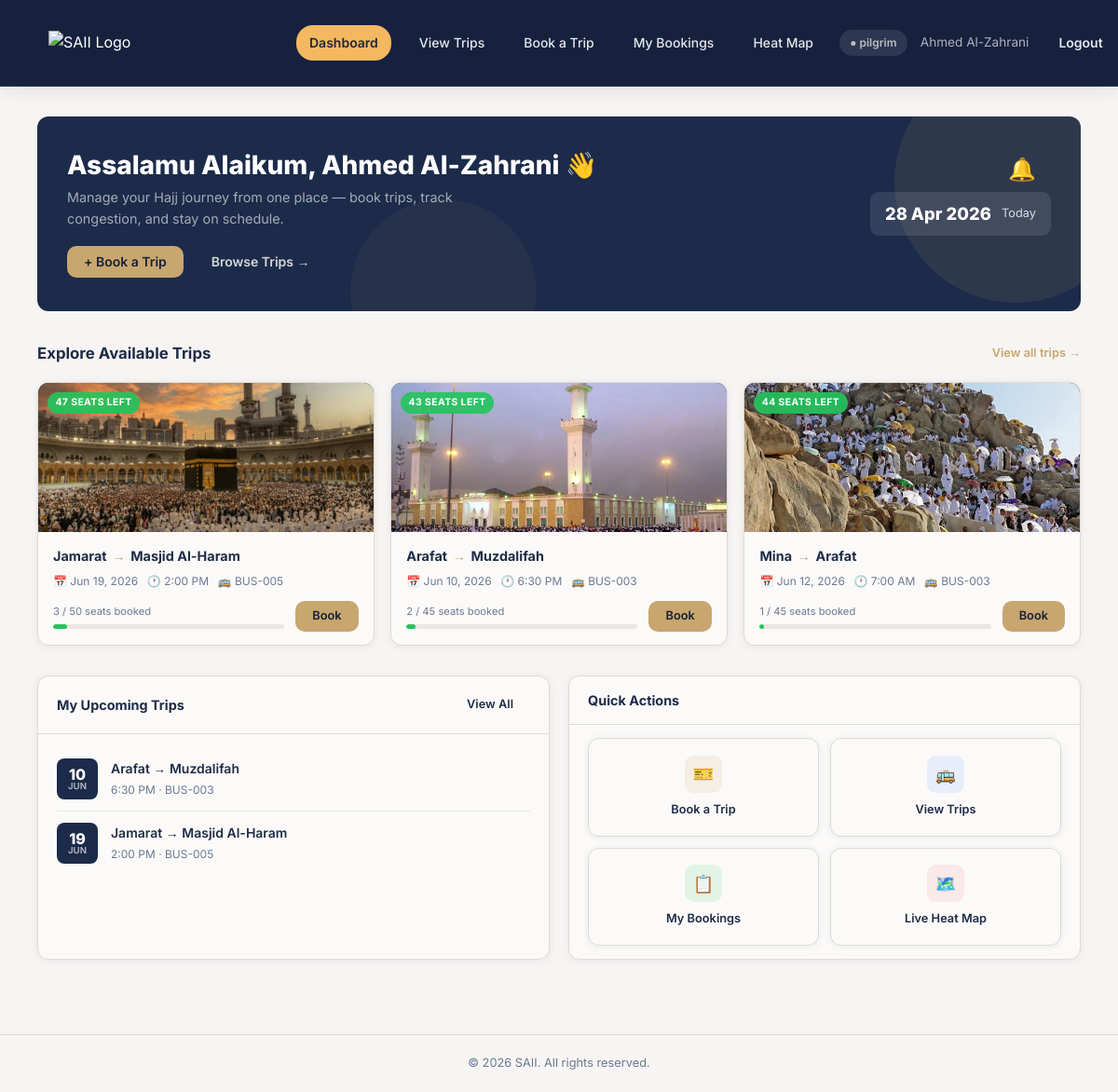
The page /user-dashboard.php (signed in) on the database its author committed.
### tables this page shows
CREATE TABLE `trip` (
  `TripID` int(11) NOT NULL,
  `Origin` varchar(100) NOT NULL,
  `Destination` varchar(100) NOT NULL,
  `DepartureDate` date NOT NULL,
  `DepartureTime` time NOT NULL,
  `TotalSeats` int(11) NOT NULL,
  `AvailableSeats` int(11) NOT NULL,
  `Status` enum('Confirmed','Completed','Cancelled') NOT NULL,
  `Pickup_Location` varchar(150) DEFAULT NULL,
  `BusID` int(11) NOT NULL,
  `AdminID` int(11) NOT NULL
);

CREATE TABLE `bus` (
  `BusID` int(11) NOT NULL,
  `Bus_Number` varchar(50) NOT NULL,
  `Capacity` int(11) NOT NULL,
  `Status` enum('Active','Maintenance') NOT NULL,
  `Driver_Name` varchar(100) NOT NULL,
  `Driver_Phone` varchar(20) NOT NULL
);

### user-dashboard.php (the view, shortened to what this page needs)
<?php
include('db_connection.php');
$userID = $_SESSION['UserID'];
$pilgrimID = null;
$stmt = $conn->prepare("
    SELECT PilgrimID
    FROM pilgrim
    WHERE UserID = ?
    LIMIT 1
");
$stmt->bind_param("i", $userID);
$stmt->execute();
$result = $stmt->get_result();
if ($row = $result->fetch_assoc()) {
    $pilgrimID = $row['PilgrimID'];
}
$trips = [];
$tripsResult = $conn->query("
    SELECT
        t.TripID,
        t.Origin,
        t.Destination,
        t.DepartureDate,
        t.DepartureTime,
        t.TotalSeats,
        t.AvailableSeats,
        t.Status,
        b.Bus_Number,
        (t.TotalSeats - t.AvailableSeats) AS BookedSeats,
        CASE
            WHEN t.TotalSeats > 0
            THEN ROUND(((t.TotalSeats - t.AvailableSeats) / t.TotalSeats) * 100)
            ELSE 0
        END AS FillPercent
    FROM trip t
    JOIN bus b ON t.BusID = b.BusID
    WHERE
        t.Status = 'Confirmed'
        AND t.DepartureDate >= CURDATE()
        AND t.TotalSeats > 0
    ORDER BY
        BookedSeats DESC,
        t.DepartureDate ASC,
        t.DepartureTime ASC
    LIMIT 3
");
while ($row = $tripsResult->fetch_assoc()) {
    $trips[] = $row;
}
$myBookings = [];
$stmt = $conn->prepare("
    SELECT t.Origin, t.Destination, t.DepartureDate, t.DepartureTime, b.Bus_Number
    FROM booking bk
    JOIN trip t ON bk.TripID = t.TripID
    JOIN bus b ON t.BusID = b.BusID
    WHERE bk.PilgrimID = ?
      AND bk.BookingStatus = 'Confirmed'
      AND t.Status = 'Confirmed'
    ORDER BY t.DepartureDate ASC, t.DepartureTime ASC
");
$stmt->bind_param("i", $pilgrimID);
$stmt->execute();
$result = $stmt->get_result();
while ($row = $result->fetch_assoc()) {
    $myBookings[] = $row;
}
function fmtDate($d) {
    $months = ['Jan','Feb','Mar','Apr','May','Jun','Jul','Aug','Sep','Oct','Nov','Dec'];
    $parts = explode('-', $d);
    return $months[(int)$parts[1] - 1] . ' ' . (int)$parts[2] . ', ' . $parts[0];
}
function fmtTime($t) {
    $parts = explode(':', $t);
    $h = (int)$parts[0];
    return (($h % 12) ?: 12) . ':' . $parts[1] . ' ' . ($h >= 12 ? 'PM' : 'AM');
}
function getTripImage($destination) {
    $map = [
        'Mina' => 'image/Mina.png',
        'Muzdalifah' => 'image/Muzdalifah.png',
        'Arafat' => 'image/Arafat.jpg',
        'Masjid Al-Haram' => 'image/Makkah.jpg',
        'Aziziyah' => 'image/Aziziyah.jpg',
        'Jamarat' => 'image/jamarat.webp',
    ];
    foreach ($map as $key => $img) {
        if (stripos($destination, $key) !== false) return $img;
    }
    return 'image/default.jpg';
}
function getSeatBadge($total, $available) {
    $booked = $total - $available;
    $pct = $total > 0 ? round(($booked / $total) * 100) : 0;
    return ['class' => 'available', 'text' => $available . ' seats left'];
}
function getFillClass($total, $available) {
    $booked = $total - $available;
    $pct = $total > 0 ? round(($booked / $total) * 100) : 0;
    return 'fill-green';
}
?>
<!DOCTYPE html>
<html lang="en">
<head>
  <link rel="stylesheet" href="styles.css"/>
</head>
<body class="page-wrapper">
<header class="navbar">
  <div class="navbar-inner">
    <a href="user-dashboard.php" class="nav-logo">
      <img src="image/saii.png" alt="SAII Logo" class="logo-img"/>
    </a>
    <nav class="nav-links">
      <a href="user-dashboard.php"  class="nav-link active">Dashboard</a>
      <a href="view-trips.php"      class="nav-link">View Trips</a>
      <a href="add-booking.php"     class="nav-link">Book a Trip</a>
      <a href="my_bookings.php"     class="nav-link">My Bookings</a>
      <a href="user-heat-map.php"   class="nav-link">Heat Map</a>
    </nav>
    <div class="nav-right">
      <span class="role-chip user">&#9679; pilgrim</span>
<span style="color:rgba(255,255,255,.65);font-size:.85rem;">
  <?= htmlspecialchars($_SESSION['User_Name']) ?>
</span>
      <a href="logout.php" class="btn btn-sm btn-outline-dark">Logout</a>
    </div>
  </div>
</header>
<div class="page-content">
  <div class="user-hero">
    <div class="user-hero-inner">
      <a href="notifications.php"
         style="position:absolute;margin-bottom:0.5rem;top:0.1rem;right:1rem;font-size:1.5rem;color:#333;text-decoration:none;"
         title="View Notifications">🔔</a>
      <div class="user-hero-text">
        <h2>Assalamu Alaikum, <span><?= htmlspecialchars($_SESSION['User_Name']) ?></span> 👋</h2>
        <p>Manage your Hajj journey from one place — book trips, track congestion, and stay on schedule.</p>
        <div class="user-hero-actions" style="margin-top:1.1rem;">
          <a href="add-booking.php"  class="btn btn-accent">+ Book a Trip</a>
          <a href="view-trips.php"   class="btn btn-outline-dark">Browse Trips →</a>
        </div>
      </div>
      <div style="display:flex;gap:.65rem;flex-wrap:wrap;">
        <div class="user-hero-stat">
          <strong><?= date('j M Y') ?></strong> Today
        </div>
      </div>
    </div>
  </div>
  <div class="section-header">
    <h2>Explore Available Trips</h2>
    <a href="view-trips.php">View all trips →</a>
  </div>
  <div class="trips-grid">
    <?php if (empty($trips)): ?>
      <p style="color:var(--fg-muted)">No available trips at the moment.</p>
    <?php else: ?>
      <?php foreach ($trips as $t):
        $booked    = $t['TotalSeats'] - $t['AvailableSeats'];
        $pct       = $t['TotalSeats'] > 0 ? round(($booked / $t['TotalSeats']) * 100) : 0;
        $badge     = getSeatBadge($t['TotalSeats'], $t['AvailableSeats']);
        $fillClass = getFillClass($t['TotalSeats'], $t['AvailableSeats']);
        $img       = getTripImage($t['Destination']);
        $tripID    = htmlspecialchars($t['TripID']);
      ?>
      <div class="trip-photo-card"
           onclick="showToast('Trip TRP-<?= $tripID ?> – tap Book a Trip to reserve your seat','info')">
        <div class="trip-photo-wrap">
          <div class="trip-photo-gradient">
            <img src="<?= htmlspecialchars($img) ?>" class="trip-img"/>
          </div>
          <span class="trip-photo-badge <?= $badge['class'] ?>">
            <?= htmlspecialchars($badge['text']) ?>
          </span>
        </div>
        <div class="trip-photo-body">
          <div class="trip-photo-route">
            <?= htmlspecialchars($t['Origin']) ?>
            <span class="arrow"> → </span>
            <?= htmlspecialchars($t['Destination']) ?>
          </div>
          <div class="trip-photo-meta">
            <span>📅 <?= fmtDate($t['DepartureDate']) ?></span>
            <span>🕐 <?= fmtTime($t['DepartureTime']) ?></span>
            <span>🚌 <?= htmlspecialchars($t['Bus_Number']) ?></span>
          </div>
          <div class="trip-photo-footer">
            <div class="trip-seats-bar-wrap">
              <div class="trip-seats-label"><?= $booked ?> / <?= $t['TotalSeats'] ?> seats booked</div>
              <div class="trip-seats-bar">
                <div class="trip-seats-fill <?= $fillClass ?>" style="width:<?= $pct ?>%"></div>
              </div>
            </div>
            <a href="add-booking.php" class="btn btn-sm btn-accent"
               onclick="event.stopPropagation()">Book</a>
          </div>
        </div>
      </div>
      <?php endforeach; ?>
    <?php endif; ?>
  </div>
  <div class="user-lower-grid">
    <div class="card">
      <div class="card-header">
        <h3>My Upcoming Trips</h3>
        <a href="my_bookings.php" class="btn btn-sm btn-outline">View All</a>
      </div>
      <div class="card-body">
        <?php if (empty($myBookings)): ?>
          <p style="color:var(--fg-muted)">No upcoming bookings.</p>
        <?php else: ?>
          <?php foreach ($myBookings as $b):
            $day   = date('j',   strtotime($b['DepartureDate']));
            $month = date('M',   strtotime($b['DepartureDate']));
          ?>
          <div class="upcoming-item">
            <div class="upcoming-date-box">
              <span class="day"><?= $day ?></span>
              <span class="month"><?= $month ?></span>
            </div>
            <div class="upcoming-info">
              <div class="upcoming-route">
                <?= htmlspecialchars($b['Origin']) ?> → <?= htmlspecialchars($b['Destination']) ?>
              </div>
              <div class="upcoming-meta">
                <?= fmtTime($b['DepartureTime']) ?> · <?= htmlspecialchars($b['Bus_Number']) ?>
              </div>
            </div>
          </div>
          <?php endforeach; ?>
        <?php endif; ?>
      </div>
    </div>
    <div style="display:flex;flex-direction:column;gap:1.1rem;">
      <div class="card">
        <div class="card-header"><h3>Quick Actions</h3></div>
        <div class="card-body">
          <div class="quick-actions-grid">
            <a href="add-booking.php" class="quick-action-btn">
              <div class="quick-action-icon" style="background:hsla(37,45%,61%,.15);">🎫</div>
              Book a Trip
            </a>
            <a href="view-trips.php" class="quick-action-btn">
              <div class="quick-action-icon" style="background:hsla(217,91%,60%,.1);">🚌</div>
              View Trips
            </a>
            <a href="my_bookings.php" class="quick-action-btn">
              <div class="quick-action-icon" style="background:hsla(142,71%,45%,.12);">📋</div>
              My Bookings
            </a>
            <a href="user-heat-map.php" class="quick-action-btn">
              <div class="quick-action-icon" style="background:hsla(0,72%,51%,.08);">🗺️</div>
              Live Heat Map
            </a>
          </div>
        </div>
      </div>
    </div>
  </div>
</div>
<footer class="site-footer">
  <p>© 2026 SAII. All rights reserved.</p>
</footer>
</body>
</html>

### rows shown on the page
trip: shows a picture, TotalSeats+AvailableSeats "47 SEATS LEFT", Origin "Jamarat", Destination "Masjid Al-Haram", DepartureDate "Jun 19, 2026", DepartureTime "2:00 PM", BusID.Bus_Number "BUS-005", booked "3", TotalSeats "50", DepartureDate "19", DepartureDate "JUN"
trip: Destination (picture), TotalSeats+AvailableSeats "43 SEATS LEFT", Origin "Arafat", Destination "Muzdalifah", DepartureDate "Jun 10, 2026", DepartureTime "6:30 PM", BusID.Bus_Number "BUS-003", booked "2", TotalSeats "45", DepartureDate "10", DepartureDate "JUN"
trip: Destination (picture), TotalSeats+AvailableSeats "44 SEATS LEFT", Origin "Mina", Destination "Arafat", DepartureDate "Jun 12, 2026", DepartureTime "7:00 AM", BusID.Bus_Number "BUS-003", booked "1", TotalSeats "45"

### other values the page prints
$_SESSION['User_Name'] "Ahmed Al-Zahrani"
